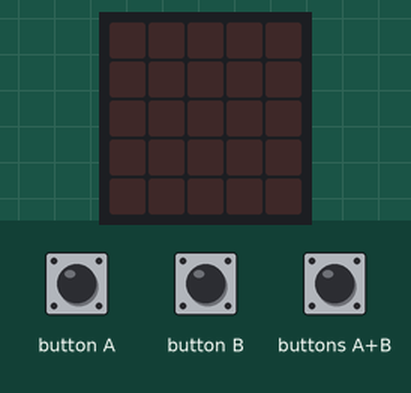
The program below on a simulated BBC micro:bit (MakeCode). Shown: the board's 5×5 LED display. The test bench sets the inputs (shaded band).

Above: at 1.2 s.
1.3 s: button A pressed for 0.15 s
At 2.2 s:
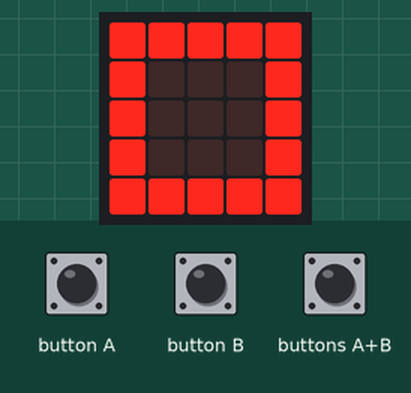
2.9 s: button B pressed for 0.15 s
At 3.5 s:
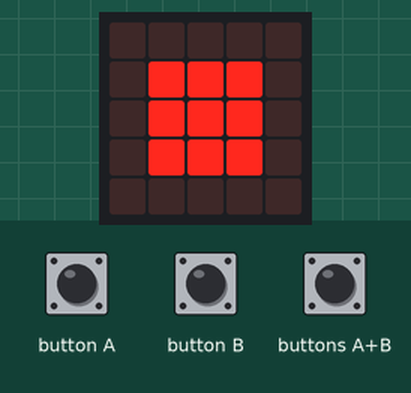
4.5 s: buttons A+B pressed for 0.15 s
At 5.9 s:
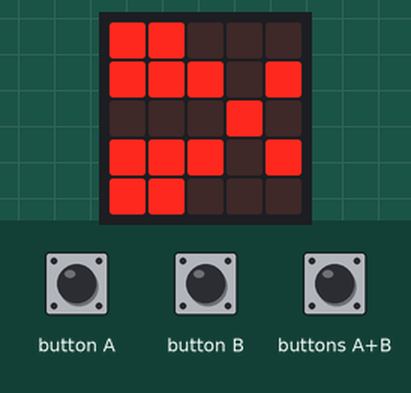
Timing chart, 0 to 7.5 s (numbered marks = the images above; inputs shaded):
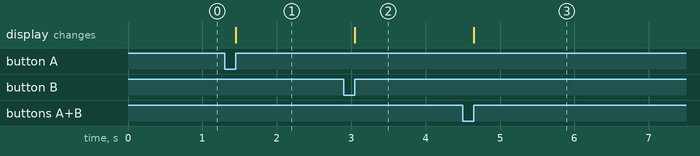

The program:

main.ts
```typescript
input.onButtonPressed(Button.A, function () {
    basic.showLeds(`
        # # # # #
        # . . . #
        # . . . #
        # . . . #
        # # # # #
        `)
})
input.onButtonPressed(Button.AB, function () {
    basic.showLeds(`
        # # . . .
        # # # . #
        . . . # .
        # # # . #
        # # . . .
        `)
})
input.onButtonPressed(Button.B, function () {
    basic.showLeds(`
        . . . . .
        . # # # .
        . # # # .
        . # # # .
        . . . . .
        `)
})
```

test.ts
```typescript
// 在這裡測試；當此封包作為擴充功能時，將不會編譯此內容。
```

Measured:
- after the input at 1.3 s, the display: changes after 0.15 s (image 1)
- after the input at 2.9 s, the display: changes after 0.15 s (image 2)
- after the input at 4.5 s, the display: changes after 0.15 s (image 3)
